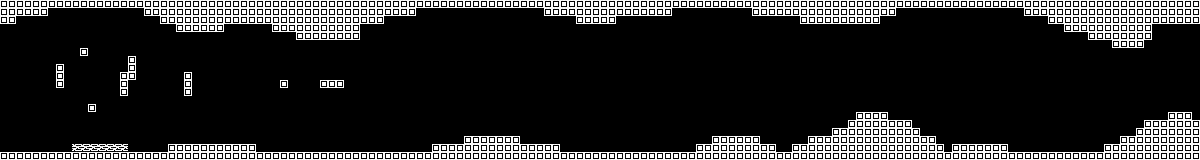

Tiled map render using the project's own tile images. Description and the map definition, with tile-layer contents summarised, below:
An orthogonal 150x20 tile map with 8x8 px tiles, 3 tile layers (background, main, hazards) and 5 objects.

<map version="1.0" orientation="orthogonal" renderorder="right-down" width="150" height="20" tilewidth="8" tileheight="8" nextobjectid="40">
 <tileset firstgid="1" name="tiles" tilewidth="8" tileheight="8" tilecount="24" columns="6">
  <image source="../images/tiles.png" width="48" height="32" />
 </tileset>
 <layer name="background" width="150" height="20">
  <data>[3000 cells, 3000 non-empty, 1 distinct tile ids]</data>
 </layer>
 <layer name="main" width="150" height="20">
  <data>[3000 cells, 681 non-empty, 1 distinct tile ids]</data>
 </layer>
 <layer name="hazards" width="150" height="20">
  <data>[3000 cells, 7 non-empty, 1 distinct tile ids]</data>
 </layer>
 <objectgroup name="enemies">
  <object id="14" gid="12" x="88" y="104" width="8" height="8" />
  <object id="15" gid="12" x="192" y="144" width="8" height="8" />
  <object id="24" gid="1073741836" x="88" y="16" width="8" height="8" />
 </objectgroup>
 <objectgroup name="player">
  <object id="16" gid="6" x="14" y="86" width="8" height="8" />
 </objectgroup>
 <objectgroup name="triggers">
  <object id="25" x="104" y="72" />
 </objectgroup>
</map>
